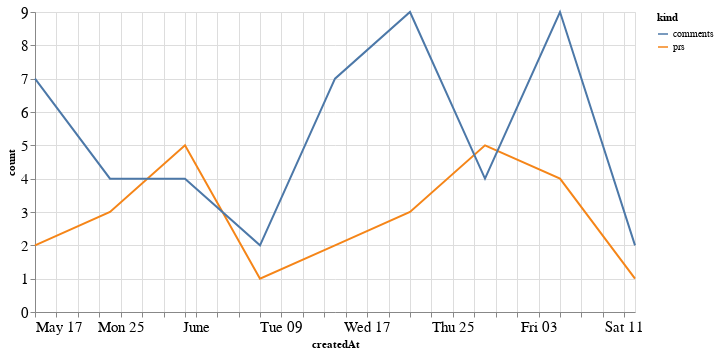

Notebook cell for this chart:
### Code cell
alt.Chart(total_time, width=600).mark_line().encode(
    x='createdAt',
    y='count',
    color='kind'
)

### Figure 1 — Vega-Lite specification as saved in the notebook (floating-point values rounded to 4 significant figures)
{"config": {"axisLeft": {"labelFontSize": 15}, "axisBottom": {"labelFontSize": 15}}, "data": {"name": "data-c3d2ed198e775def6e2242b4680ba40a"}, "mark": "line", "encoding": {"color": {"type": "nominal", "field": "kind"}, "x": {"type": "temporal", "field": "createdAt"}, "y": {"type": "quantitative", "field": "count"}}, "width": 600, "$schema": "https://vega.github.io/schema/vega-lite/v4.8.1.json", "datasets": {"data-c3d2ed198e775def6e2242b4680ba40a": [{"createdAt": "2020-05-17T00:00:00", "kind": "prs", "count": 2}, {"createdAt": "2020-05-24T00:00:00", "kind": "prs", "count": 3}, {"createdAt": "2020-05-31T00:00:00", "kind": "prs", "count": 5}, {"createdAt": "2020-06-07T00:00:00", "kind": "prs", "count": 1}, {"createdAt": "2020-06-14T00:00:00", "kind": "prs", "count": 2}, {"createdAt": "2020-06-21T00:00:00", "kind": "prs", "count": 3}, {"createdAt": "2020-06-28T00:00:00", "kind": "prs", "count": 5}, {"createdAt": "2020-07-05T00:00:00", "kind": "prs", "count": 4}, {"createdAt": "2020-07-12T00:00:00", "kind": "prs", "count": 1}, {"createdAt": "2020-05-17T00:00:00", "kind": "comments", "count": 7}, {"createdAt": "2020-05-24T00:00:00", "kind": "comments", "count": 4}, {"createdAt": "2020-05-31T00:00:00", "kind": "comments", "count": 4}, {"createdAt": "2020-06-07T00:00:00", "kind": "comments", "count": 2}, {"createdAt": "2020-06-14T00:00:00", "kind": "comments", "count": 7}, {"createdAt": "2020-06-21T00:00:00", "kind": "comments", "count": 9}, {"createdAt": "2020-06-28T00:00:00", "kind": "comments", "count": 4}, {"createdAt": "2020-07-05T00:00:00", "kind": "comments", "count": 9}, {"createdAt": "2020-07-12T00:00:00", "kind": "comments", "count": 2}]}}
